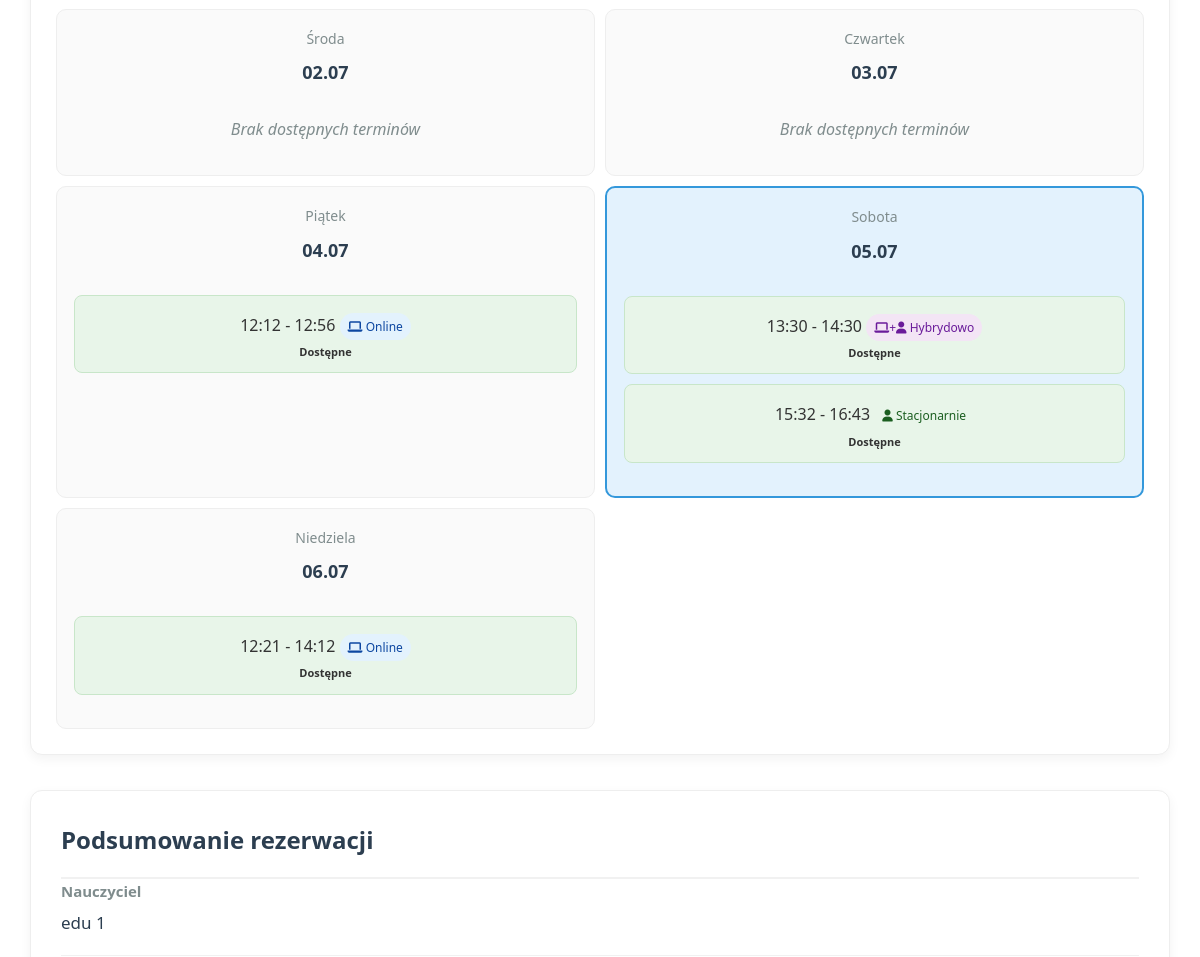
Page /book_teacher/3 (signed in, middle part) on the earlier database version.
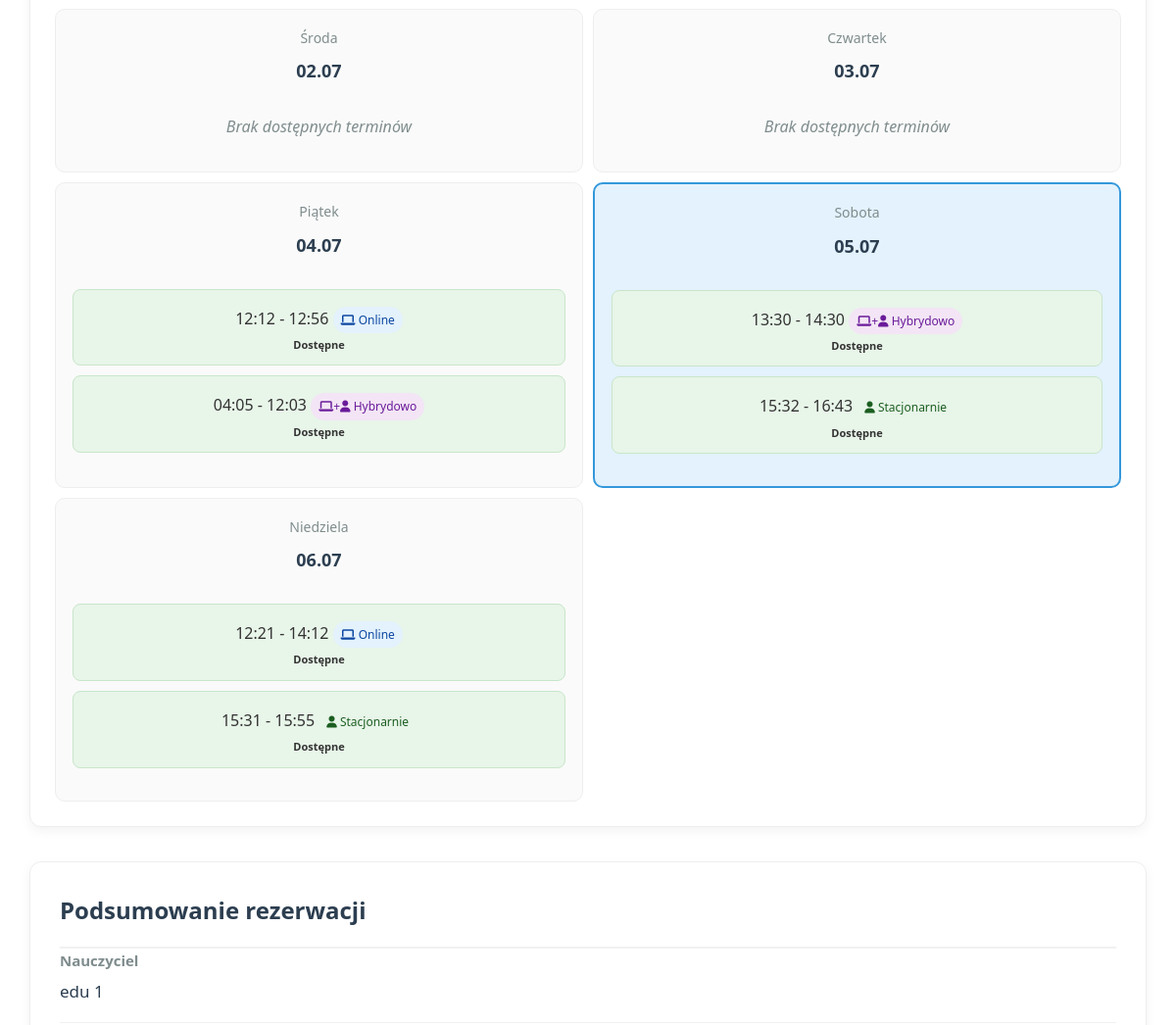
Same page on the later database version.
### tables this page shows
CREATE TABLE teacher_availability (
                id INTEGER PRIMARY KEY AUTOINCREMENT,
                teacher_id INTEGER NOT NULL,
                day_of_week INTEGER NOT NULL,
                start_time TEXT NOT NULL,
                end_time TEXT NOT NULL,
                is_available INTEGER NOT NULL DEFAULT 1,
                teaching_mode TEXT NOT NULL,
                created_at TIMESTAMP DEFAULT CURRENT_TIMESTAMP,
                updated_at TIMESTAMP DEFAULT CURRENT_TIMESTAMP,
                FOREIGN KEY (teacher_id) REFERENCES users (id)
            );

CREATE TABLE users (
                id INTEGER PRIMARY KEY AUTOINCREMENT,
                username TEXT UNIQUE NOT NULL,
                email TEXT UNIQUE NOT NULL,
                hash TEXT NOT NULL,
                role INTEGER DEFAULT 0,
                voivodeship TEXT,
                regional_teacher_id INTEGER,
                first_name TEXT,
                last_name TEXT,
                phone TEXT,
                school TEXT,
                subjects TEXT,
                experience_years INTEGER,
                bio TEXT,
                profile_picture TEXT,
                created_at TIMESTAMP DEFAULT CURRENT_TIMESTAMP,
                is_online INTEGER DEFAULT 0,
                last_online TIMESTAMP,
                teaching_modes TEXT DEFAULT 'online',
                availability_hours INTEGER DEFAULT 8,
                parental_email TEXT,
                password_setup_token TEXT,
                token_expiry TIMESTAMP,
                password_reset_token TEXT,
                password_reset_expiry TIMESTAMP,
                tmethod TEXT DEFAULT 'default_method'
            );

### app.py (the view, shortened to what this page needs)
@app.route("/book_teacher/<int:teacher_id>", methods=["GET", "POST"])
def book_teacher(teacher_id):
    if "user_id" not in session:
        flash("Musisz być zalogowany, aby umawiać lekcje", "error")
        return redirect(url_for("login"))
    student_id = session["user_id"]
    db = get_db()
    week_offset = request.args.get('week_offset', 0, type=int)
    week_offset = max(0, min(1, week_offset))
    today = datetime.now().date()
    start_of_week = today - timedelta(days=today.weekday()) + timedelta(weeks=week_offset)
    week_dates = [start_of_week + timedelta(days=i) for i in range(14)]
    teacher = db.execute("""
        SELECT id, first_name, last_name, teaching_modes
        FROM users
        WHERE id = ? AND role IN (?, ?)
    """, (teacher_id, ROLE_TEACHER, ROLE_REGIONAL_TEACHER)).fetchone()
    if not teacher:
        flash("Nauczyciel nie istnieje", "error")
        return redirect(url_for("index"))
    teacher = row_to_dict(teacher)
    pricing = db.execute("""
        SELECT price_online, price_in_person
        FROM teacher_pricing
        WHERE teacher_id = ?
    """, (teacher_id,)).fetchone()
    if not pricing:
        pricing = {"price_online": 80.0, "price_in_person": 100.0}
    availability_rows = db.execute("""
        SELECT day_of_week, start_time, end_time, is_available, teaching_mode
        FROM teacher_availability
        WHERE teacher_id = ? AND is_available = 1
    """, (teacher_id,)).fetchall()
    availability_blocks = {}
    for row in availability_rows:
        day = row['day_of_week']
        if day not in availability_blocks:
            availability_blocks[day] = []
        start_time = normalize_time(row['start_time'])
        end_time = normalize_time(row['end_time'])
        time_slot = f"{start_time} - {end_time}"
        availability_blocks[day].append({
            "start": start_time,
            "end": end_time,
            "mode": row['teaching_mode'],
            "time_slot": time_slot
        })
    booked_slots = {}
    if week_dates:
        start_date = week_dates[0].strftime("%Y-%m-%d")
        end_date = week_dates[-1].strftime("%Y-%m-%d")
        booking_rows = db.execute("""
            SELECT booking_date, time_slot
            FROM bookings
            WHERE teacher_id = ?
              AND status NOT IN ('cancelled', 'odwolana')
              AND booking_date BETWEEN ? AND ?
        """, (teacher_id, start_date, end_date)).fetchall()
        for row in booking_rows:
            date_str = row['booking_date']
            if date_str not in booked_slots:
                booked_slots[date_str] = set()
            normalized_slot = normalize_time_slot(row['time_slot'])
            booked_slots[date_str].add(normalized_slot)
    return render_template("book_teacher.html",
                           teacher=teacher,
                           availability_blocks=availability_blocks,
                           booked_slots=booked_slots,
                           teaching_modes=TEACHING_MODES,
                           pricing=pricing,
                           timedelta=timedelta,
                           week_dates=week_dates,
                           week_offset=week_offset)

### app.py (called while the page is built)
def get_db():
    db = getattr(g, '_database', None)
    if db is None:
        db = g._database = sqlite3.connect(DATABASE)
        db.row_factory = sqlite3.Row
    return db

def normalize_time(time_str):
    try:
        t = datetime.strptime(time_str, '%H:%M')
        return t.strftime('%H:%M')
    except:
        return time_str

def normalize_time_slot(time_slot):
    parts = time_slot.split(' - ')
    if len(parts) != 2:
        return time_slot
    start = normalize_time(parts[0].strip())
    end = normalize_time(parts[1].strip())
    return f"{start} - {end}"

@app.teardown_appcontext
def close_connection(exception):
    db = getattr(g, '_database', None)
    if db is not None:
        db.close()

def row_to_dict(row):
    return dict(row) if row else None

@app.context_processor
def utility_processor():
    return dict(
        get_day_name=get_day_name,
        get_role_name=get_role_name,
        datetime=datetime,
        timedelta=timedelta,
        format_time_slot=format_time_slot
    )

### templates/book_teacher.html (shortened to what this page needs)
<!DOCTYPE html>
<html lang="pl">
<head>
    <link rel="stylesheet" href="https://cdnjs.cloudflare.com/ajax/libs/font-awesome/6.4.0/css/all.min.css">
</head>
<body>
    <div class="booking-container">
        <form method="POST" action="{{ url_for('book_teacher', teacher_id=teacher.id, week_offset=week_offset) }}" id="bookingForm">
            <div class="booking-content">
                <div class="calendar-container">
                    <div class="calendar-grid">
                        <div class="week-row">
                            {% for day_date in week_dates[:7] %}
                            <div class="calendar-day {% if day_date == datetime.now().date() %}current-day{% endif %}" data-full-date="{{ day_date.strftime('%Y-%m-%d') }}">
                                <div class="day-name">{{ ['Poniedziałek', 'Wtorek', 'Środa', 'Czwartek', 'Piątek', 'Sobota', 'Niedziela'][loop.index0] }}</div>
                                <div class="day-date">
                                    {{ day_date.strftime('%d.%m') }}
                                </div>
                                <div class="time-slots">
                                    {% set day_of_week = loop.index0 %}
                                    {% set day_date_str = day_date.strftime('%Y-%m-%d') %}
                                    {% if day_of_week in availability_blocks %}
                                        {% for block in availability_blocks[day_of_week] %}
                                            {% set time_slot = block.time_slot %}
                                            {% set normalized_slot = time_slot | replace(' ', '') | replace(':', '') | lower %}
                                            {% set is_booked = false %}
                                            {% if day_date_str in booked_slots and normalized_slot in booked_slots[day_date_str] %}
                                                {% set is_booked = true %}
                                            {% endif %}
                                            <div class="time-block
                                                        {% if is_booked %}booked{% else %}available{% endif %}"
                                                 data-day="{{ day_of_week }}"
                                                 data-slot="{{ time_slot }}"
                                                 data-mode="{{ block.mode }}"
                                                 {% if is_booked %}title="Ten termin jest już zajęty"{% endif %}>
                                                {{ time_slot }}
                                                <div class="mode-indicator {{ block.mode }}">
                                                    {% if block.mode == 'online' %}
                                                        <i class="fas fa-laptop"></i> Online
                                                    {% elif block.mode == 'in_person' %}
                                                        <i class="fas fa-user"></i> Stacjonarnie
                                                    {% elif block.mode == 'hybrid' %}
                                                        <i class="fas fa-laptop"></i>+<i class="fas fa-user"></i> Hybrydowo
                                                    {% else %}
                                                        <i class="fas fa-laptop"></i>+<i class="fas fa-user"></i> Oba
                                                    {% endif %}
                                                </div>
                                                <div class="slot-status">
                                                    {% if is_booked %}
                                                        <span>Zajęte</span>
                                                    {% else %}
                                                        Dostępne
                                                    {% endif %}
                                                </div>
                                            </div>
                                        {% endfor %}
                                    {% else %}
                                        <div class="no-availability">
                                            Brak dostępnych terminów
                                        </div>
                                    {% endif %}
                                </div>
                            </div>
                            {% endfor %}
                        </div>
                    </div>
                </div>
                <div class="booking-summary">
                    <h3 class="summary-title">Podsumowanie rezerwacji</h3>
                    <div class="summary-item">
                        <div class="item-label">Nauczyciel</div>
                        <div class="item-value">{{ teacher.first_name }} {{ teacher.last_name }}</div>
                    </div>
                </div>
            </div>
        </form>
    </div>
</body>
</html>

### templates/book_teacher.html (style rules this page uses)
* { box-sizing: border-box; margin: 0; padding: 0; }
body { font-family: 'Segoe UI', Tahoma, Geneva, Verdana, sans-serif; background-color: #f5f7fa; color: #333; line-height: 1.6; }
.booking-container { max-width: 1400px; margin: 20px auto; background-color: #fff; border-radius: 15px; box-shadow: 0 10px 30px rgba(0,0,0,0.08); overflow: hidden; }
.booking-content { display: grid; grid-template-columns: 1fr 380px; gap: 35px; padding: 30px; }
.calendar-container { background-color: #fff; border-radius: 12px; padding: 25px; box-shadow: 0 4px 12px rgba(0,0,0,0.05); border: 1px solid #eee; }
.calendar-grid { display: flex; flex-direction: column; gap: 20px; }
.week-row { display: grid; grid-template-columns: repeat(7, 1fr); gap: 10px; }
.calendar-day { padding: 18px 12px; border: 1px solid #eee; border-radius: 10px; text-align: center; min-height: 140px; background-color: #fafafa; transition: all 0.2s; }
.calendar-day.current-day { border: 2px solid #3498db; background-color: #e3f2fd; }
.day-name { font-size: 14px; color: #7f8c8d; margin-bottom: 8px; font-weight: 500; }
.day-date { font-weight: bold; font-size: 18px; margin-bottom: 15px; color: #2c3e50; }
.time-slots { max-height: 350px; overflow-y: auto; padding: 5px; }
.time-block { padding: 12px; margin: 10px 0; border: 1px solid #eee; border-radius: 8px; font-size: 16px; text-align: center; cursor: pointer; transition: all 0.2s; position: relative; }
.time-block.available { background-color: #e8f5e9; border-color: #c8e6c9; }
.mode-indicator { font-size: 12px; margin-top: 5px; padding: 4px 8px; border-radius: 15px; display: inline-block; }
.mode-indicator.online { background-color: #e3f2fd; color: #0d47a1; }
.mode-indicator.in_person { background-color: #e8f5e9; color: #1b5e20; }
.mode-indicator.hybrid { background-color: #f3e5f5; color: #6a1b9a; }
.slot-status { font-size: 11px; margin-top: 3px; font-weight: bold; }
.no-availability { padding: 10px; color: #7f8c8d; font-style: italic; }
.booking-summary { background-color: #fff; border-radius: 12px; padding: 30px; box-shadow: 0 4px 12px rgba(0,0,0,0.05); position: sticky; top: 20px; border: 1px solid #eee; }
.summary-title { margin-top: 0; color: #2c3e50; padding-bottom: 18px; border-bottom: 2px solid #f1f1f1; font-size: 24px; font-weight: 600; }
.summary-item { margin-bottom: 20px; padding-bottom: 18px; border-bottom: 1px solid #f1f1f1; }
.item-label { font-weight: 600; color: #7f8c8d; margin-bottom: 6px; font-size: 15px; }
.item-value { font-size: 17px; color: #2c3e50; }
@media (max-width: 1200px) { .booking-content { grid-template-columns: 1fr; } }
@media (max-width: 1200px) { .week-row { grid-template-columns: repeat(2, 1fr); } }

Differences in the rows shown:
added teacher_availability: time_slot "04:05 - 12:03", teaching_mode "hybrid" (drawn), shown under "Piątek"
added teacher_availability: time_slot "15:31 - 15:55", teaching_mode "in_person" (drawn), shown under "Niedziela"
